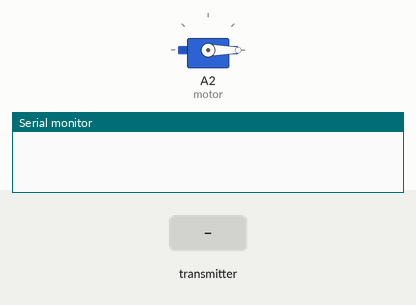
This sketch was run on a simulated Arduino Uno, built with avr-gcc and run on an emulated ATmega328P. Parts: servo, the last lines printed to the serial monitor. The inputs (shaded band) are chosen by the test bench. No radio packets arrive unless stated.

Above: at 12.2 s.
12.3 s: the transmitter starts sending throttle = 256
At 12.9 s:
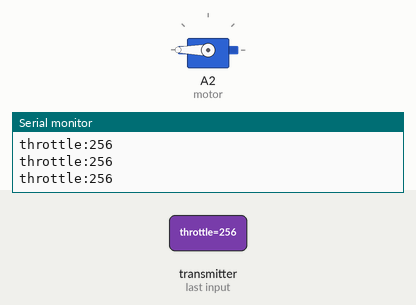
13.8 s: the transmitter starts sending throttle = 1023
At 15.0 s:
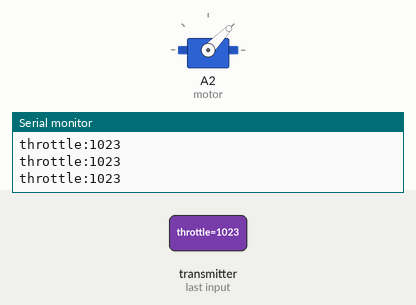
15.3 s: the transmitter starts sending throttle = 0
At 16.4 s:
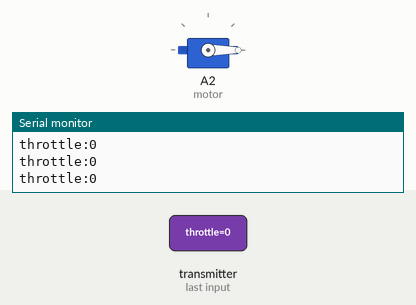
Timing chart, 0 to 18.3 s (numbered marks = the images above; inputs shaded):
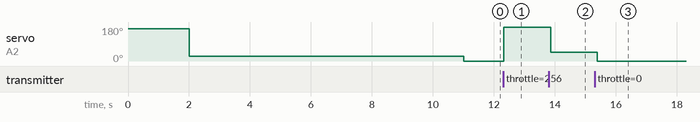

Measured:
- after the input at 12.3 s, servo on A2 (motor): 0° → 180° at once
- after the input at 13.8 s, servo on A2 (motor): 180° → 46° after 0.06 s
- after the input at 15.3 s, servo on A2 (motor): 46° → 0° after 0.09 s

The sketch:

airplane.ino
```cpp
#include <Servo.h>
#include <RF24.h>
#include "nRF24L01.h"

byte x;
int y;
Servo motor;
RF24 radio(9,10);
byte address[][6] = {"1Node", "2Node", "3Node", "4Node", "5Node", "6Node"}; //возможные номера труб
struct Plane{
  uint16_t throttle;    // Газ
  uint16_t roll;        // Крен
  uint16_t pitch;       // Тангаж
  uint16_t yaw;         // Рысканье
};
Plane plane;


void setup() {
  Serial.begin(9600);
   //INIT MOTOR
  motor.attach(A2);
  motor.writeMicroseconds(2300);
  delay(2000);
  motor.writeMicroseconds(800);
  delay(6000);
  motor.writeMicroseconds(800);

  // INIT RADIO
  radio.begin();
  delay(3000);
  radio.setAutoAck(1);        // режим подтверждения приёма, 1 вкл 0 выкл
  radio.enableAckPayload();   // разрешить отсылку данных в ответ на входящий сигнал
  radio.setRetries(10, 30);    // (время между попыткой достучаться, число попыток)
  radio.setPayloadSize(sizeof(Plane));
  radio.setPALevel(RF24_PA_MIN);
  radio.setDataRate (RF24_250KBPS); // скорость обмена. На выбор RF24_2MBPS, RF24_1MBPS, RF24_250KBPS
  radio.openReadingPipe(1, address[0]);   // хотим слушать трубу 0
  radio.setChannel(0x60);             // выбираем канал (в котором нет шумов!)

  radio.startListening();
  //INIT SERVO
}


void loop() {
  while(radio.available()){
    radio.read(&plane, sizeof(plane));
    Serial.print("throttle:");
    Serial.println(plane.throttle);
    // Serial.print("roll:");
    // Serial.println(plane.roll);
    // Serial.print("pitch:");
    // Serial.println(plane.pitch);
    // Serial.print("yaw:");
    // Serial.println(plane.yaw);
  }
  if (plane.throttle <= 2250 || plane.throttle >= 800)
    motor.write(plane.throttle);
  delay(100);
}


int mapJoystickValues(int val, int lower, int middle, int upper, bool reverse){
  val = constrain(val, lower, upper);
  if ( val < middle ){
    val = map(val, lower, middle, 0, 128);
  }else{
    val = map(val, middle, upper, 128, 255);
  }
  return ( reverse ? 255 - val : val );
} 
```
